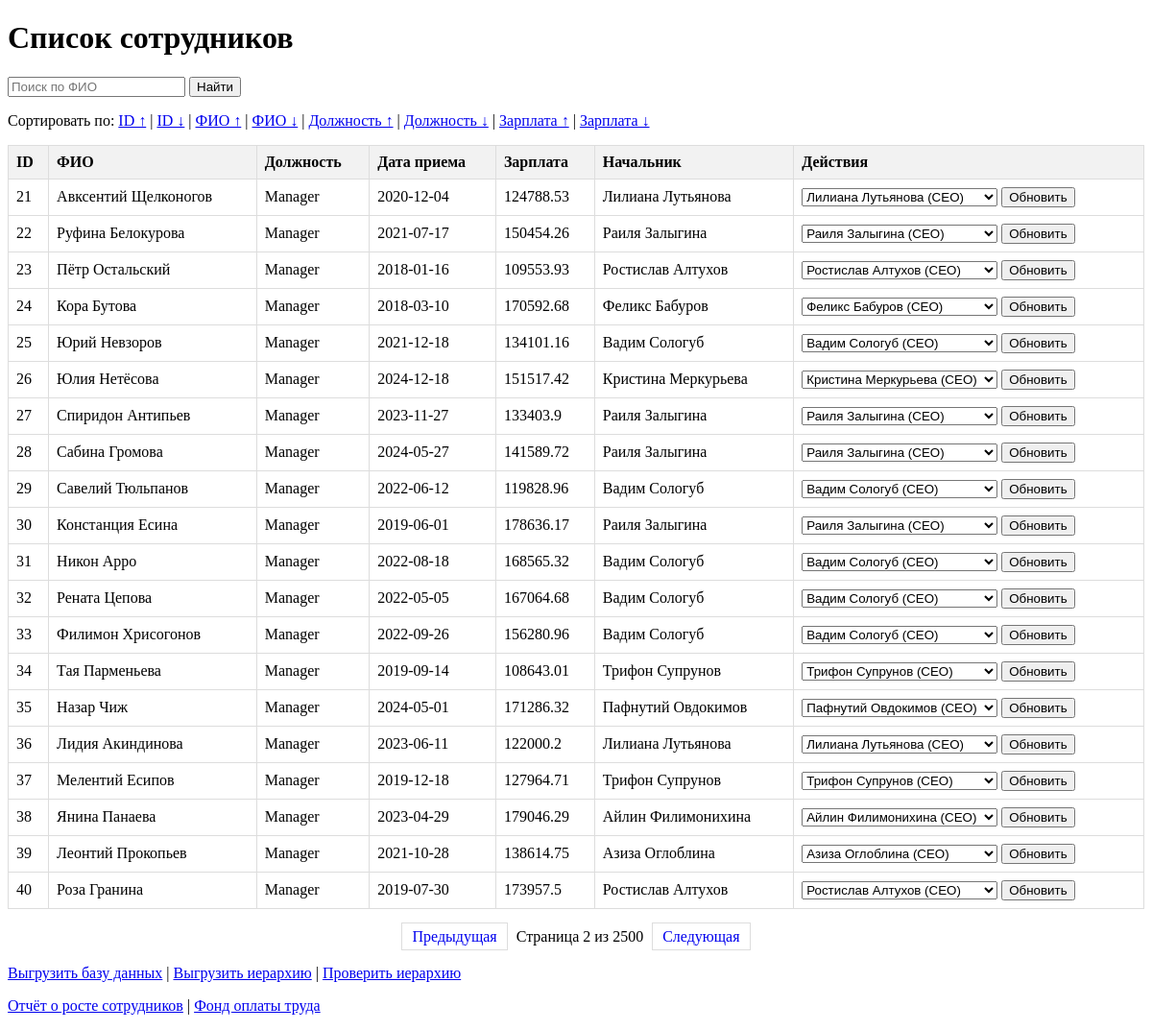
/?page=2&search=, run on the app's committed database.
### app.py (models this page shows)
class Employee(db.Model):
    __tablename__ = 'employees'
    id = db.Column(db.Integer, primary_key=True)
    full_name = db.Column(db.Text, nullable=False)
    position = db.Column(db.Text, nullable=False)
    hire_date = db.Column(db.Date, nullable=False)
    salary = db.Column(db.Float, nullable=False)
    manager_id = db.Column(db.Integer)

### app.py (the view, shortened to what this page needs)
@app.route('/')
def index():
    sort_by = request.args.get('sort', 'id')
    order = request.args.get('order', 'asc')
    search = request.args.get('search', '')
    page = request.args.get('page', 1, type=int)
    per_page = 20  # 20 строк на страницу
    query = Employee.query
    if search:
        query = query.filter(Employee.full_name.contains(search))
    if sort_by == 'name':
        if order == 'desc':
            query = query.order_by(Employee.full_name.desc())
        else:
            query = query.order_by(Employee.full_name.asc())
    elif sort_by == 'salary':
        if order == 'desc':
            query = query.order_by(Employee.salary.desc())
        else:
            query = query.order_by(Employee.salary.asc())
    else:
        if order == 'desc':
            query = query.order_by(Employee.id.desc())
        else:
            query = query.order_by(Employee.id.asc())
    employees = query.paginate(page=page, per_page=per_page, error_out=False)
    current_positions = [emp.position for emp in employees.items]
    required_levels = set()
    for pos in current_positions:
        level = POSITION_LEVELS.get(pos, 0)
        for position, pos_level in POSITION_LEVELS.items():
            if pos_level > level:
                required_levels.add(position)
    all_managers = db.session.query(Employee.id, Employee.full_name, Employee.position).filter(
        Employee.position.in_(required_levels)
    ).all()
    manager_dict = {emp.id: emp for emp in all_managers}
    return render_template('index.html', employees=employees, search=search, all_managers=all_managers, manager_dict=manager_dict)

### templates/index.html (shortened to what this page needs)
<!DOCTYPE html>
<html lang="ru">
<head>
</head>
<body>
    <h1>Список сотрудников</h1>
    <form method="GET" action="/">
        <input type="text" name="search" value="{{ search }}" placeholder="Поиск по ФИО">
        <button type="submit">Найти</button>
    </form>
    <p>
        Сортировать по:
        <a href="?sort=id&order=asc{% if search %}&search={{ search }}{% endif %}">ID ↑</a> |
        <a href="?sort=id&order=desc{% if search %}&search={{ search }}{% endif %}">ID ↓</a> |
        <a href="?sort=name&order=asc{% if search %}&search={{ search }}{% endif %}">ФИО ↑</a> |
        <a href="?sort=name&order=desc{% if search %}&search={{ search }}{% endif %}">ФИО ↓</a> |
        <a href="?sort=position&order=asc{% if search %}&search={{ search }}{% endif %}">Должность ↑</a> |
        <a href="?sort=position&order=desc{% if search %}&search={{ search }}{% endif %}">Должность ↓</a> |
        <a href="?sort=salary&order=asc{% if search %}&search={{ search }}{% endif %}">Зарплата ↑</a> |
        <a href="?sort=salary&order=desc{% if search %}&search={{ search }}{% endif %}">Зарплата ↓</a>
    </p>
    <table>
        <thead>
            <tr>
                <th>ID</th>
                <th>ФИО</th>
                <th>Должность</th>
                <th>Дата приема</th>
                <th>Зарплата</th>
                <th>Начальник</th>
                <th>Действия</th>
            </tr>
        </thead>
        <tbody>
            {% for emp in employees.items %}
            <tr>
                <td>{{ emp.id }}</td>
                <td>{{ emp.full_name }}</td>
                <td>{{ emp.position }}</td>
                <td>{{ emp.hire_date }}</td>
                <td>{{ emp.salary }}</td>
                <td>
                    {% if emp.manager_id %}
                        {% set manager = manager_dict.get(emp.manager_id) %}
                        {% if manager %}
                            {{ manager.full_name }}
                        {% else %}
                            Нет
                        {% endif %}
                    {% else %}
                        Нет
                    {% endif %}
                </td>
                <td>
                    <form method="POST" action="/update_manager/{{ emp.id }}">
                        <select name="manager_id">
                            {% for manager in all_managers %}
                                {% if manager.id != emp.id %}
                                    <option value="{{ manager.id }}"
                                        {% if manager.id == emp.manager_id %}selected{% endif %}>
                                        {{ manager.full_name }} ({{ manager.position }})
                                    </option>
                                {% endif %}
                            {% endfor %}
                        </select>
                        <button type="submit">Обновить</button>
                    </form>
                </td>
            </tr>
            {% endfor %}
        </tbody>
    </table>
    <div class="pagination">
        {% if employees.has_prev %}
            <a href="{{ url_for('index', page=employees.prev_num, sort=request.args.get('sort'), order=request.args.get('order'), search=search) }}">Предыдущая</a>
        {% endif %}
        Страница {{ employees.page }} из {{ employees.pages }}
        {% if employees.has_next %}
            <a href="{{ url_for('index', page=employees.next_num, sort=request.args.get('sort'), order=request.args.get('order'), search=search) }}">Следующая</a>
        {% endif %}
    </div>
    <p>
        <a href="/export_db">Выгрузить базу данных</a> |
        <a href="/export_hierarchy">Выгрузить иерархию</a> |
        <a href="/check_hierarchy">Проверить иерархию</a>
    </p>
    <p>
        <a href="/growth_report">Отчёт о росте сотрудников</a> |
        <a href="/salary_fund_report">Фонд оплаты труда</a>
    </p>
</body>
</html>

### templates/index.html (style rules this page uses)
table { border-collapse: collapse; width: 100%; }
th, td { border: 1px solid #ddd; padding: 8px; text-align: left; }
th { background-color: #f2f2f2; }
.pagination { margin: 20px 0; text-align: center; }
.pagination a { margin: 0 5px; padding: 5px 10px; text-decoration: none; border: 1px solid #ddd; }

### data on the page
Employee: id "21", full_name "Авксентий Щелконогов", position "Manager", hire_date "2020-12-04", salary "124788.53", manager_id "Лилиана Лутьянова (CEO)"
Employee: full_name "Лилиана Лутьянова"
Employee: id "22", full_name "Руфина Белокурова", position "Manager", hire_date "2021-07-17", salary "150454.26", manager_id "Раиля Залыгина (CEO)"
Employee: full_name "Раиля Залыгина"
Employee: id "23", full_name "Пётр Остальский", position "Manager", hire_date "2018-01-16", salary "109553.93", manager_id "Ростислав Алтухов (CEO)"
Employee: full_name "Ростислав Алтухов"
Employee: id "24", full_name "Кора Бутова", position "Manager", hire_date "2018-03-10", salary "170592.68", manager_id "Феликс Бабуров (CEO)"
Employee: full_name "Феликс Бабуров"
Employee: id "25", full_name "Юрий Невзоров", position "Manager", hire_date "2021-12-18", salary "134101.16", manager_id "Вадим Сологуб (CEO)"
Employee: full_name "Вадим Сологуб"
Employee: id "26", full_name "Юлия Нетёсова", position "Manager", hire_date "2024-12-18", salary "151517.42", manager_id "Кристина Меркурьева (CEO)"
Employee: full_name "Кристина Меркурьева"
Employee: id "27", full_name "Спиридон Антипьев", position "Manager", hire_date "2023-11-27", salary "133403.9", manager_id "Раиля Залыгина (CEO)"
Employee: id "28", full_name "Сабина Громова", position "Manager", hire_date "2024-05-27", salary "141589.72", manager_id "Раиля Залыгина (CEO)"
Employee: id "29", full_name "Савелий Тюльпанов", position "Manager", hire_date "2022-06-12", salary "119828.96", manager_id "Вадим Сологуб (CEO)"
Employee: id "30", full_name "Констанция Есина", position "Manager", hire_date "2019-06-01", salary "178636.17", manager_id "Раиля Залыгина (CEO)"
Employee: id "31", full_name "Никон Арро", position "Manager", hire_date "2022-08-18", salary "168565.32", manager_id "Вадим Сологуб (CEO)"
Employee: id "32", full_name "Рената Цепова", position "Manager", hire_date "2022-05-05", salary "167064.68", manager_id "Вадим Сологуб (CEO)"
Employee: id "33", full_name "Филимон Хрисогонов", position "Manager", hire_date "2022-09-26", salary "156280.96", manager_id "Вадим Сологуб (CEO)"
Employee: id "34", full_name "Тая Парменьева", position "Manager", hire_date "2019-09-14", salary "108643.01", manager_id "Трифон Супрунов (CEO)"
Employee: full_name "Трифон Супрунов"
Employee: id "35", full_name "Назар Чиж", position "Manager", hire_date "2024-05-01", salary "171286.32", manager_id "Пафнутий Овдокимов (CEO)"
Employee: full_name "Пафнутий Овдокимов"
Employee: id "36", full_name "Лидия Акиндинова", position "Manager", hire_date "2023-06-11", salary "122000.2", manager_id "Лилиана Лутьянова (CEO)"
Employee: id "37", full_name "Мелентий Есипов", position "Manager", hire_date "2019-12-18", salary "127964.71", manager_id "Трифон Супрунов (CEO)"
Employee: id "38", full_name "Янина Панаева", position "Manager", hire_date "2023-04-29", salary "179046.29", manager_id "Айлин Филимонихина (CEO)"
Employee: full_name "Айлин Филимонихина"
Employee: id "39", full_name "Леонтий Прокопьев", position "Manager", hire_date "2021-10-28", salary "138614.75", manager_id "Азиза Оглоблина (CEO)"
Employee: full_name "Азиза Оглоблина"
Employee: id "40", full_name "Роза Гранина", position "Manager", hire_date "2019-07-30", salary "173957.5", manager_id "Ростислав Алтухов (CEO)"

### other printed values
{{ employees.page }} "2"
{{ employees.pages }} "2500"
